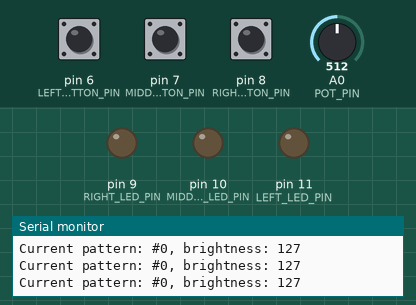
This sketch was run on a simulated Arduino Uno, built with avr-gcc and run on an emulated ATmega328P. Shown: output pins drawn as LEDs (lit = HIGH), the last lines printed to the serial monitor. Dashed ring = blinking. The test bench sets the inputs (shaded band); at power-on: pin 6 (LEFT_BUTTON_PIN) LOW, A0 (POT_PIN) = 512, pin 7 (MIDDLE_BUTTON_PIN) LOW, pin 8 (RIGHT_BUTTON_PIN) LOW.

Above: at 1.2 s.
1.3 s: pin 6 (LEFT_BUTTON_PIN) pulled HIGH for 0.15 s
At 2.25 s:
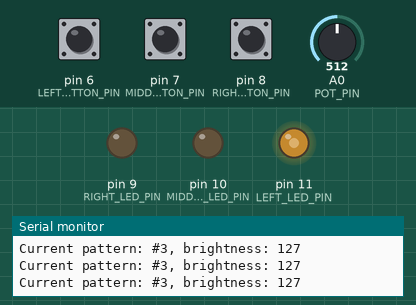
4.4 s: A0 (POT_PIN) set to 716
At 5.4 s:
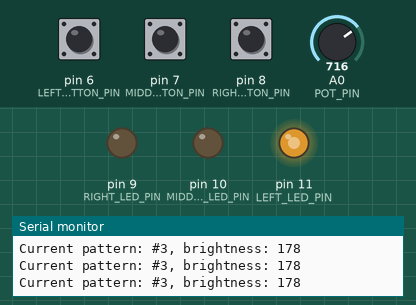
7.4 s: pin 7 (MIDDLE_BUTTON_PIN) pulled HIGH for 0.15 s
At 7.64 s:
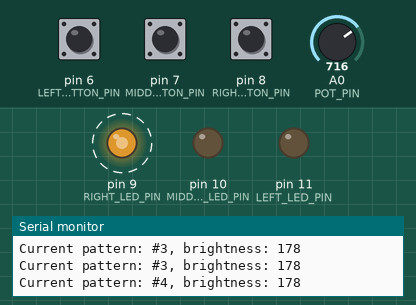
10.5 s: A0 (POT_PIN) set to 900
13.5 s: pin 6 (LEFT_BUTTON_PIN) pulled HIGH for 1 s
At 14.64 s:
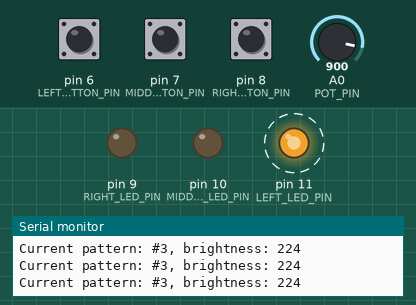
17.5 s: A0 (POT_PIN) set to 240
Timing chart, 0 to 21.5 s (numbered marks = the images above; inputs shaded):
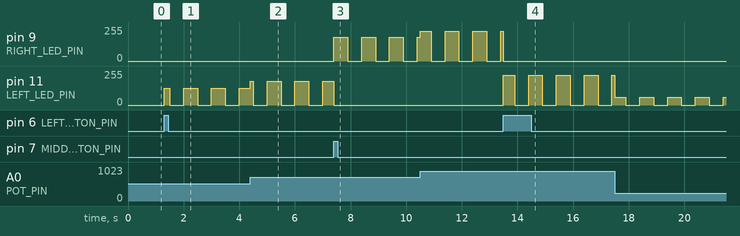

The sketch:

bike_lights.ino
```cpp
// assign names to pins
#define LEFT_LED_PIN 11
#define MIDDLE_LED_PIN 10
#define RIGHT_LED_PIN 9
#define POT_PIN A0
#define LEFT_BUTTON_PIN 6
#define MIDDLE_BUTTON_PIN 7
#define RIGHT_BUTTON_PIN 8

#define DEBOUNCE_WINDOW_MS 100 // button presses less than this far apart are thrown out

#define NUM_PATTERNS 6
// enum to let us refer to patterns by names instead of numbers
typedef enum {
  AllOff = 0,
  AllOn = 1,
  AllBlinking = 2,
  LeftBlinker = 3,
  RightBlinker = 4,
  Bouncing = 5
} Pattern;

uint32_t patternStartTime = 0; // when the last pattern change was, used for blink logic etc.
Pattern currentPattern = AllOff;

uint32_t lastButtonPressTime = 0; // for debounce - when was the last rising edge

uint8_t cycleButtonLastState = LOW; // for catching the rising edge of the button press

void setup() {
  // put your setup code here, to run once:
    Serial.begin(9600);
    pinMode(LEFT_LED_PIN, OUTPUT);
    pinMode(MIDDLE_LED_PIN, OUTPUT);
    pinMode(RIGHT_LED_PIN, OUTPUT);
    //inputs
    pinMode(RIGHT_BUTTON_PIN, INPUT);
    pinMode(MIDDLE_BUTTON_PIN, INPUT);
    pinMode(LEFT_BUTTON_PIN, INPUT);
    pinMode(POT_PIN, INPUT);
}

void loop() {
  // this loop has no delays in it. It runs as fast as possible, so as not to miss any inputs.

  // input section: update brightness, read button, do debounce logic
  uint8_t brightness = (uint32_t)analogRead(POT_PIN)*255/1024; // multiply before division
  uint8_t cycleButtonState = digitalRead(MIDDLE_BUTTON_PIN);
  if (cycleButtonState == HIGH && cycleButtonLastState == LOW) {
    // rising edge - button was just pressed
    // only act if we're not in the debounce window
    //moved inequality to protect against overflow
    if (millis() - lastButtonPressTime > DEBOUNCE_WINDOW_MS) {
      lastButtonPressTime = millis();
      // enums are constants, so this is just a number I can increment
      currentPattern = (Pattern)((currentPattern + 1)%NUM_PATTERNS);
      // reset patternStartTime
      patternStartTime = millis();
    }
  }

  cycleButtonLastState = cycleButtonState; // save this for the next loop

  // left and right buttons override cycle button
  if (digitalRead(LEFT_BUTTON_PIN) == HIGH) {
    currentPattern = LeftBlinker;
  }
  if (digitalRead(RIGHT_BUTTON_PIN) == HIGH) {
    currentPattern = RightBlinker;
  }

  // status update every 250 ms so no phantom delay
  static uint32_t lastUpdate = 0;
  if (millis() - lastUpdate > 250){
      lastUpdate = millis();
      Serial.print("Current pattern: #");
      Serial.print(currentPattern);
      Serial.print(", brightness: ");
      Serial.println(brightness);
    }

  // output/pattern section: logic for each pattern
  // no delays allowed here. Instead of delays, figure out how long your entire pattern is,
  // and do something like `uint16_t patternElapsedMs = (millis()-patternStartTime) % PATTERN_LENGTH_MS;`
  if (currentPattern == AllOff) {
    analogWrite(LEFT_LED_PIN, 0);
    analogWrite(RIGHT_LED_PIN, 0);
    analogWrite(MIDDLE_LED_PIN, 0);

  } else if (currentPattern == AllOn) {
    analogWrite(LEFT_LED_PIN, brightness);
    analogWrite(RIGHT_LED_PIN, brightness);
    analogWrite(MIDDLE_LED_PIN, brightness);


  }

  //3000 ms long cycle
  else if (currentPattern == AllBlinking) {
      int16_t patternElapsedMs = (millis()-patternStartTime) % 1000;


      if (patternElapsedMs <= 500 && patternElapsedMs >= 0){
          analogWrite(LEFT_LED_PIN, brightness);
          analogWrite(RIGHT_LED_PIN, brightness);
          analogWrite(MIDDLE_LED_PIN, brightness);
        }
      else {
        analogWrite(LEFT_LED_PIN, LOW);
        analogWrite(RIGHT_LED_PIN, LOW);
        analogWrite(MIDDLE_LED_PIN, LOW);
      }
  } else if (currentPattern == LeftBlinker) {
    // this is a 1000-ms-long cycle
    int16_t patternElapsedMs = (millis()-patternStartTime) % 1000;
    if (patternElapsedMs < 500){
      analogWrite(LEFT_LED_PIN, brightness);
    } else {
      analogWrite(LEFT_LED_PIN, 0);
    }
    // turn off all other LEDs - they may have been left on by a different pattern
    analogWrite(MIDDLE_LED_PIN, 0);
    analogWrite(RIGHT_LED_PIN, 0);
  } else if (currentPattern == RightBlinker) {
    // this is a 1000-ms-long cycle
    int16_t patternElapsedMs = (millis()-patternStartTime) % 1000;
    if (patternElapsedMs < 500){
      analogWrite(RIGHT_LED_PIN, brightness);
    } else {
      analogWrite(RIGHT_LED_PIN, 0);
    }
    // turn off all other LEDs - they may have been left on by a different pattern
    analogWrite(MIDDLE_LED_PIN, 0);
    analogWrite(LEFT_LED_PIN, 0);
  } else if (currentPattern == Bouncing) {
      int16_t patternElapsedMs = (millis()-patternStartTime) % 1000;
      if (patternElapsedMs <= 250 && patternElapsedMs >= 0){
        analogWrite(LEFT_LED_PIN, brightness);
        analogWrite(MIDDLE_LED_PIN, 0);
        analogWrite(RIGHT_LED_PIN, 0);
      }
      else if (patternElapsedMs <= 500 && patternElapsedMs > 250){
        analogWrite(LEFT_LED_PIN, 0);
        analogWrite(MIDDLE_LED_PIN, brightness);
        analogWrite(RIGHT_LED_PIN, 0);
      }
      else if (patternElapsedMs <= 750 && patternElapsedMs > 500){
        analogWrite(LEFT_LED_PIN, 0);
        analogWrite(MIDDLE_LED_PIN, 0);
        analogWrite(RIGHT_LED_PIN, brightness);
      }
      else {
        analogWrite(LEFT_LED_PIN, 0);
        analogWrite(MIDDLE_LED_PIN, brightness);
        analogWrite(RIGHT_LED_PIN, 0);
      }
  } else {
    Serial.println("ERROR - we haven't handled a pattern - this should be unreachable");
  }
}
```

Measured:
- after the input at 1.3 s, pin 11 (LEFT_LED_PIN): 0/255 → 127/255 at once, then repeats every 1.0 s: 0/255 0.50 s, 127/255 0.50 s
- after the input at 7.4 s, pin 9 (RIGHT_LED_PIN): alternates 178/255 for 0.50 s and 0/255 for 0.50 s, starting at once
- after the input at 13.5 s, pin 11 (LEFT_LED_PIN): alternates 224/255 for 0.50 s and 0/255 for 0.50 s, starting at once
